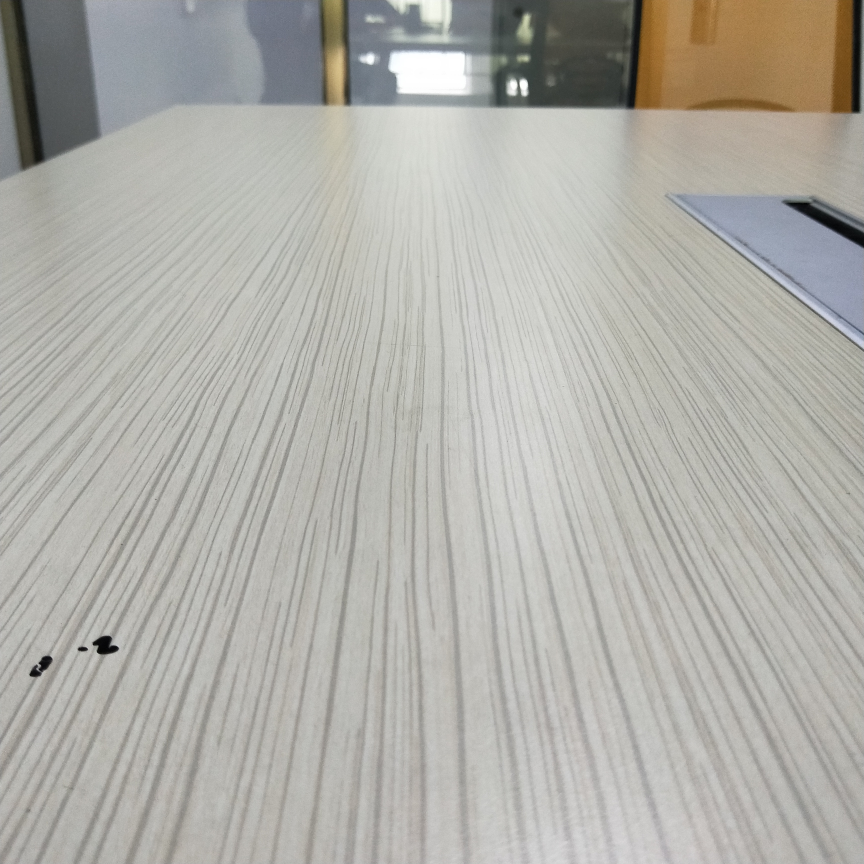
#> input picture tick/tick_test03.jpg, 3456 x 3456 px (shown at 1/4 size)
$ python tick03.py
#> lines starting #> are read from the running program, lines starting #| are printed output that depends on the picture; after the words box and inside, x2 and y2 are one past the last pixel; in counts of white or black regions, pixels touching at a corner belong together; long printed decimals are rounded
import cv2
import numpy as np
from numpy import tan, cos, sin

theta = 70*np.pi/180
alpha = 45/2*np.pi/180
m = 3456
n = 3456

matlab_result = np.array(
	[	[3.8465, 0, 0],
    	[0, 3.8495, 0],
    	[1.6925, 1.7475, 0.001]	])*1000

focalX = matlab_result[2, 0]
focalY = matlab_result[2, 1]

im = cv2.imread("tick_test03.jpg")
#> im is the input picture: shape (3456, 3456, 3); mean B, G, R 168.7, 174.8, 176

im = cv2.resize(im, (0, 0), fx = 0.2, fy = 0.2, interpolation=cv2.INTER_CUBIC)
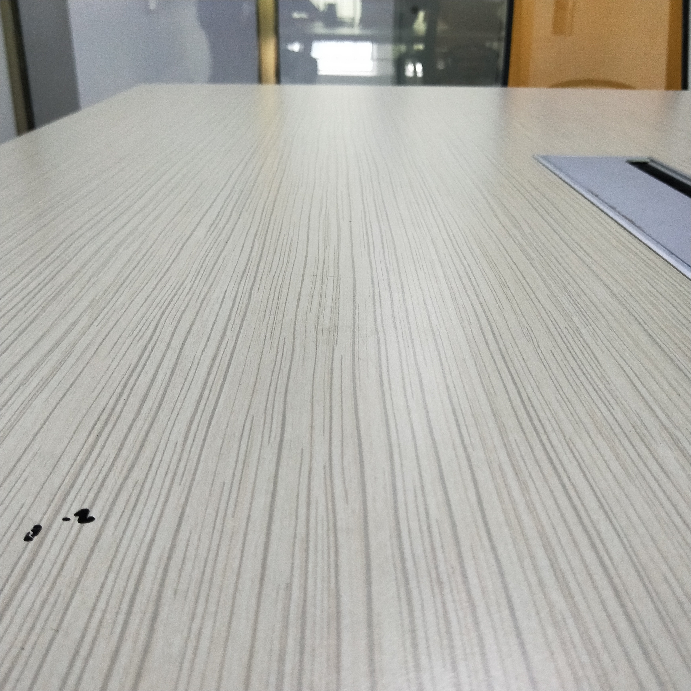
#> im: shape (691, 691, 3); mean B, G, R 168.7, 174.8, 176
edge = cv2.Canny(im, 50, 180, 0)
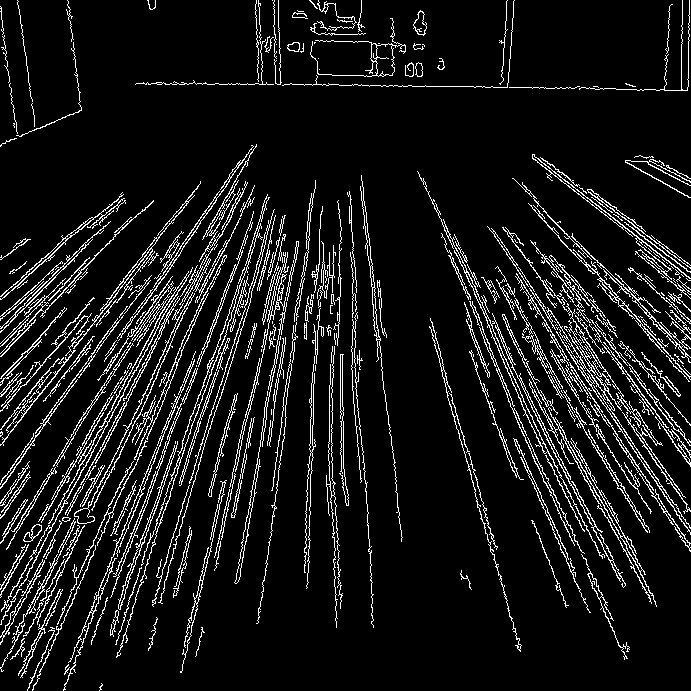
#> edge: shape (691, 691); 9.2% white in thin lines or dots
#cv2.imwrite("edge1.jpg", edge)
#cv2.namedWindow("EDGE", cv2.WINDOW_NORMAL)

kernel = np.ones((3,3), np.uint8)
#erosion = cv2.erode(edge, kernel, iterations=1)
dilate = cv2.dilate(edge, kernel, iterations=1)
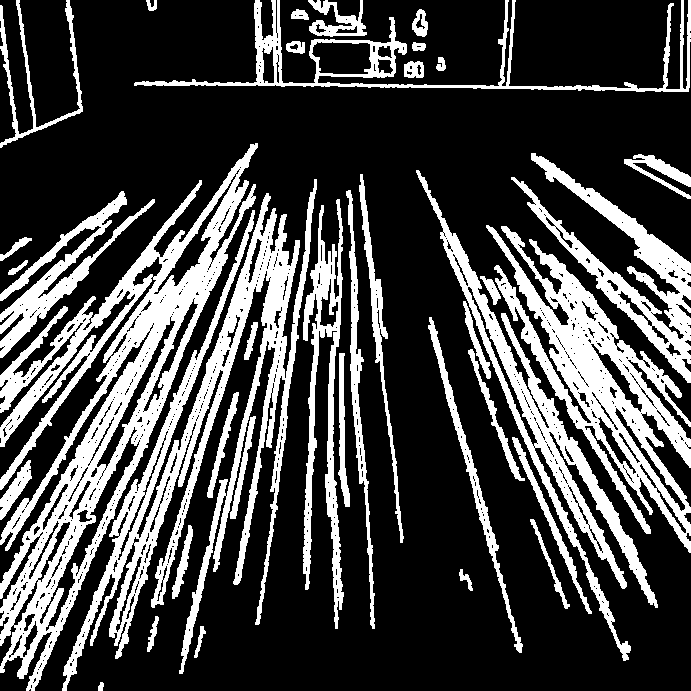
#> dilate: shape (691, 691); 27.4% white; 38 white regions, largest, box (x1, y1, x2, y2) and area: (0, 143, 258, 691) 32361, (62, 179, 317, 691) 24259, (486, 225, 691, 553) 18001

#cv2.imshow("EDGE", dilate)
#cv2.waitKey(0)
#cv2.destroyAllWindows()

lines = cv2.HoughLinesP(dilate, 1, np.pi/180, 31, 70, 25)
#> lines = 554 rows, first 6: [96, 600, 111, 556], [56, 514, 113, 415], [65, 518, 179, 295], [175, 320, 238, 178], [148, 391, 161, 366], [184, 315, 218, 230]
print("The number of lines detected by HoughTransform: %d"%len(lines))
#| The number of lines detected by HoughTransform: 554

h, w, _ = im.shape
#> h = 691; w = 691
line = lines[:, 0, :]
#> line has the same summary as lines
filter_line = []
for x1, y1, x2, y2 in line:
	if x1 == x2:
		continue
	else:
		k = (y2 - y1)/(x2 - x1)
		if k < 0:#在左侧
			if abs(k) < tan(25*np.pi/180) and abs(k) > tan(23*np.pi/180):
				filter_line.append([x1, y1, x2, y2])
		else:
			if abs(k) > tan(30*np.pi/180) and abs(k) < tan(35*np.pi/180):
				filter_line.append([x1, y1, x2, y2])
#> this loop made 554 passes
#> (x1, y1, x2, y2, k) on passes 1 to 12: (96, 600, 111, 556, -2.93), (56, 514, 113, 415, -1.74), (65, 518, 179, 295, -1.96), (175, 320, 238, 178, -2.25), (148, 391, 161, 366, -1.92), (184, 315, 218, 230, -2.5), (235, 82, 581, 88, 0.0173), (129, 391, 153, 344, -1.96), (41, 559, 63, 516, -1.95), (521, 359, 657, 605, 1.81), (33, 690, 80, 579, -2.36), (12, 532, 93, 398, -1.65)
#> k on passes 61 to 66: -2.46, -2.11, -1.5, -2.89, -2.73, -1.63
#> after the loop, filter_line = [[596, 195, 629, 218], [15, 138, 82, 109]]
print("The number of filter lines detected by HoughTransform: %d"%len(filter_line))
#| The number of filter lines detected by HoughTransform: 2

#draw out all line.
#for x1, y1, x2, y2 in line:
#	cv2.line(im, (x1, y1), (x2, y2), (0,0,255), 5)

#draw out all filter line.
for x1, y1, x2, y2 in filter_line:
	cv2.line(im, (x1, y1), (x2, y2), (0,0,255), 2)
#> this loop made 2 passes
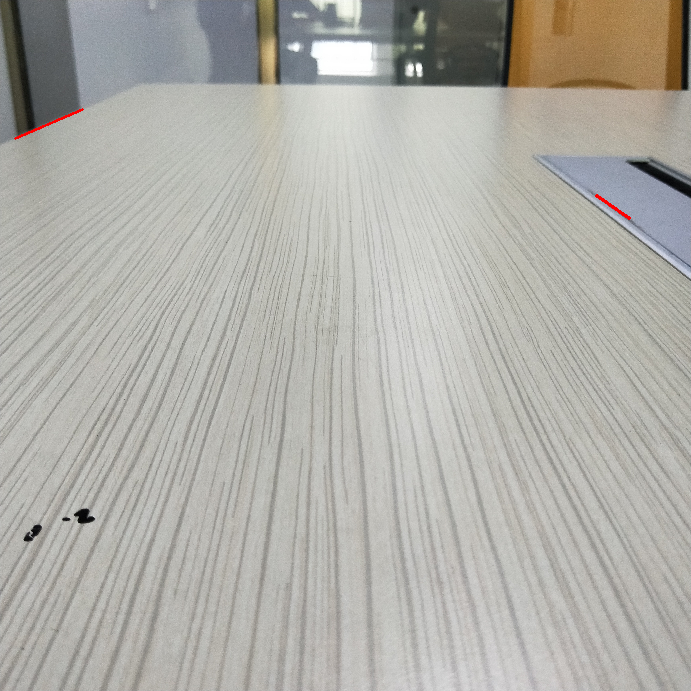
#> im: shape (691, 691, 3); 0.07% of pixels changed, all inside (x1, y1, x2, y2) = (14, 108, 631, 220)

#cv2.imshow("Filter line", im)
#cv2.waitKey(0)
#cv2.destroyAllWindows()

centerXs = []
centerYs = []
ks = []
for x1, y1, x2, y2 in filter_line:
	centerXs.append((x1 + x2)/2)
	centerYs.append((y1 + y2)/2)
	ks.append((y2 - y1)/(x2 - x1))
#> after the loop, centerXs = [612.5, 48.5]; centerYs = [206.5, 123.5]; ks = [0.697, -0.433]
print(centerXs)
#| [612.5, 48.5]
print(centerYs)
#| [206.5, 123.5]
print(ks)
#| [0.697, -0.4328]

left = -1
right = -1
flag = 0
for i, (x1, y1, x2, y2) in enumerate(filter_line):
	#这个地方有点无可奈何，因为肉眼观察到的，边缘又又又找歪了...
	#应该是右边那堆线的最左一条，左边的本应同理，不过恰好左边只有一条，
	#所以也就不用特意去写判断，以后如果有落地的空间就要考虑

	#总的来说，就是找出最靠左的两条，或者是，离中线最近的两条？

	if centerXs[i] == min(centerXs):
		if left < 0:
			left = i
			#centerXs.pop(0)
			cv2.line(im, (x1, y1), (x2, y2), (0, 255, 255), 2)
	else:
		if ks[i] > 0 and ks[i] == max(ks):
			right = i
			cv2.line(im, (x1, y1), (x2, y2), (255, 0, 255), 2)
#> this loop made 2 passes
#> (x1, y1, x2, y2, right) on pass 1: (596, 195, 629, 218, 0)
#> (x1, y1, x2, y2, left) on pass 2: (15, 138, 82, 109, 1)
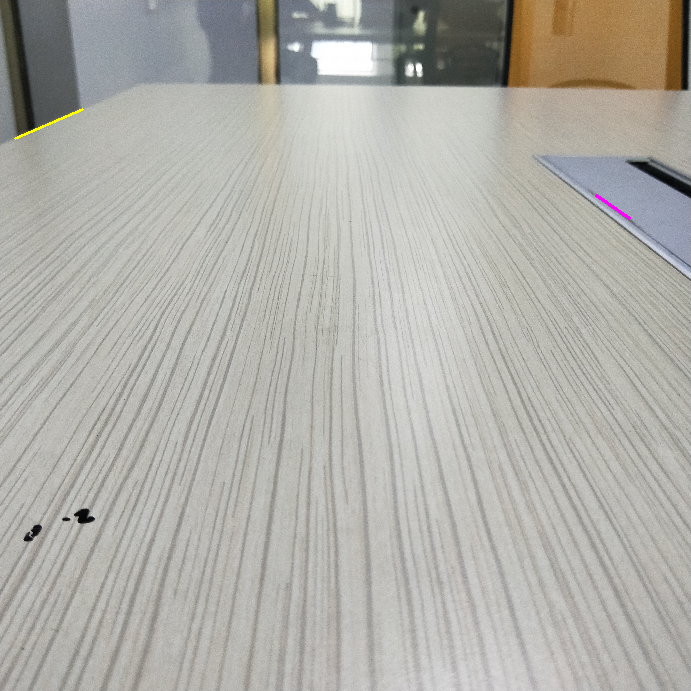
#> im: shape (691, 691, 3); 0.07% of pixels changed, all inside (x1, y1, x2, y2) = (14, 108, 631, 220)
#> after the loop, left = 1


#cv2.line(im, (20, 40), (h - 100, w - 200), (0, 255, 255), 5)
cv2.namedWindow("LINE", cv2.WINDOW_NORMAL)
cv2.imshow("LINE", im)
cv2.waitKey(0)
cv2.destroyAllWindows()

new_focalX = focalX*0.2
new_focalY = focalY*0.2

dis = new_focalY*(tan(theta)-tan(alpha))/tan(alpha)
print(dis)

bottom_y = w - 1 + dis
#> bottom_y = 2658.7
left_x = (bottom_y - centerYs[left])/ks[left] + centerXs[left]
#> left_x = -5808.8
right_x = (bottom_y - centerYs[right])/ks[right] + centerXs[right]
#> right_x = 4130.9
print(left_x, right_x)
#| -5808.761 4130.921
center2right = (right_x - new_focalX)/(right_x - left_x)
#> center2right = 0.382
print(new_focalX)
print(center2right)
#| 0.3815
print((55-35)/55)

# [18 lines of commented-out code are left out]

$ run again, with tick/tick_test02.jpg copied over tick/tick_test03.jpg
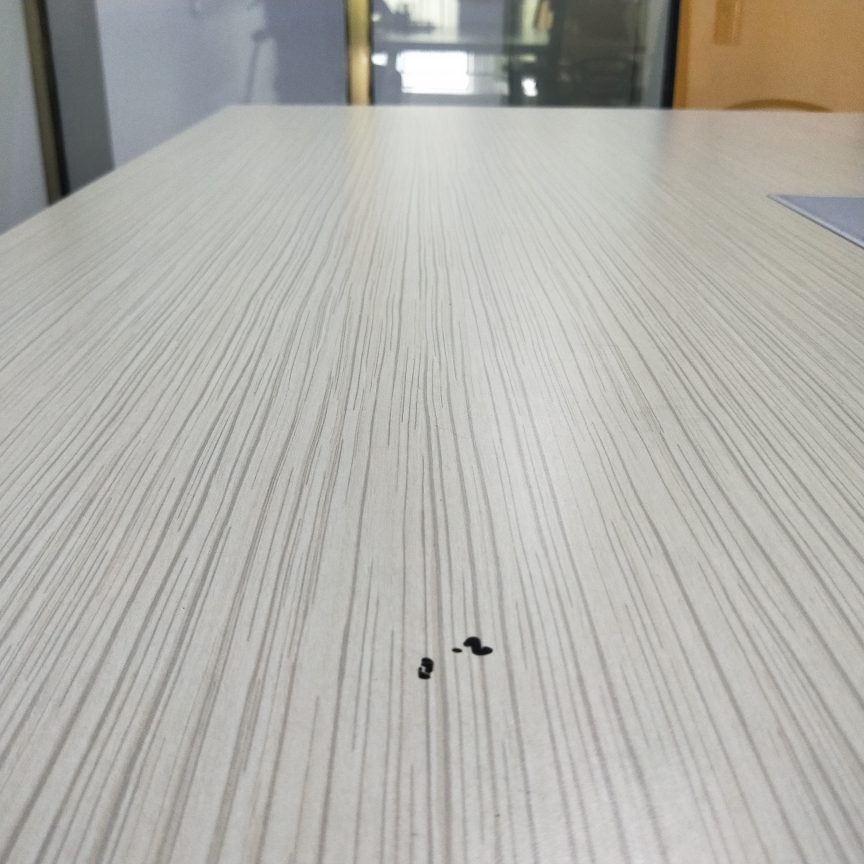
#> input picture tick/tick_test02.jpg, 3456 x 3456 px (shown at 1/4 size)
#> im is the input picture: shape (3456, 3456, 3); mean B, G, R 171.2, 176.8, 177.6
#> `edge = cv2.Canny(im, 50, 180, 0)`:
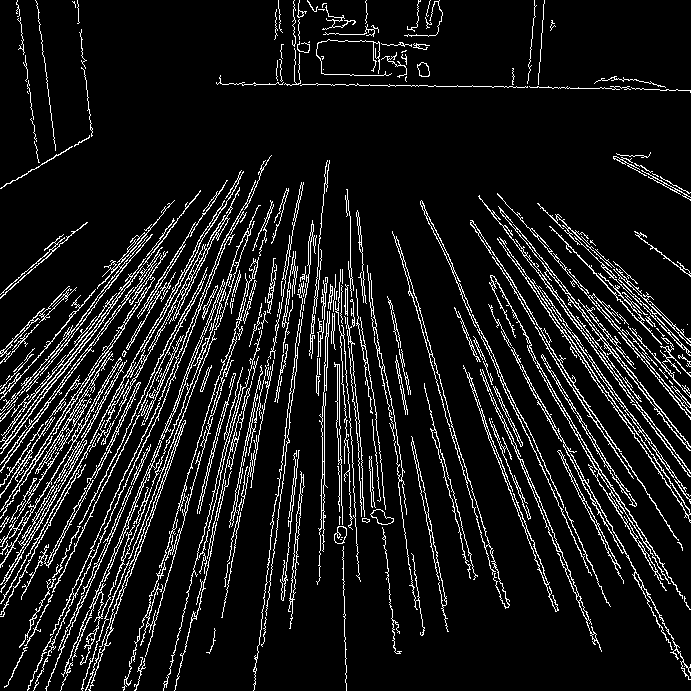
#> edge: shape (691, 691); 9.8% white in thin lines or dots
#> `dilate = cv2.dilate(edge, kernel, iterations=1)`:
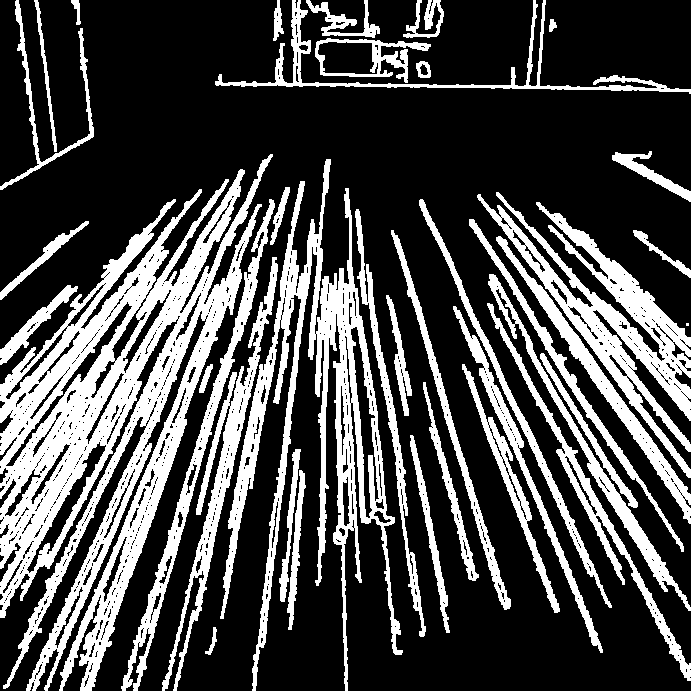
#> dilate: shape (691, 691); 29.1% white; 38 white regions (1 under 20 px), largest, box (x1, y1, x2, y2) and area: (0, 154, 273, 691) 47563, (220, 159, 403, 691) 19867, (477, 192, 691, 478) 12979
#> lines = 817 rows, first 6: [112, 516, 127, 475], [214, 261, 243, 204], [90, 690, 171, 441], [60, 690, 238, 249], [219, 380, 257, 256], [235, 268, 253, 220]
#| The number of lines detected by HoughTransform: 817
#> line has the same summary as lines
#> the loop `for x1, y1, x2, y2 in line:` made 817 passes
#> (x1, y1, x2, y2, k) on passes 1 to 8: (112, 516, 127, 475, -2.73), (214, 261, 243, 204, -1.97), (90, 690, 171, 441, -3.07), (60, 690, 238, 249, -2.48), (219, 380, 257, 256, -3.26), (235, 268, 253, 220, -2.67), (277, 218, 287, 187, -3.1), (75, 538, 115, 452, -2.15)
#> after the loop `for x1, y1, x2, y2 in line:`: filter_line = [[660, 255, 690, 276]]
#| The number of filter lines detected by HoughTransform: 1
#> the loop `for x1, y1, x2, y2 in filter_line:` made 1 pass
#> after the loop `for x1, y1, x2, y2 in filter_line:`: centerXs = [675]; centerYs = [265.5]; ks = [0.7]
#| [675.0]
#| [265.5]
#| [0.7]
#> the loop `for i, (x1, y1, x2, y2) in enumerate(filter_line):` made 1 pass
#> (x1, y1, x2, y2, left) on pass 1: (660, 255, 690, 276, 0)
#> after the loop `for i, (x1, y1, x2, y2) in enumerate(filter_line):`: left = 0
#> left_x = 4093.9
#| 4093.904 4093.904
#> center2right = inf
#| inf

$ run again, with tick/tick_test1.jpg copied over tick/tick_test03.jpg
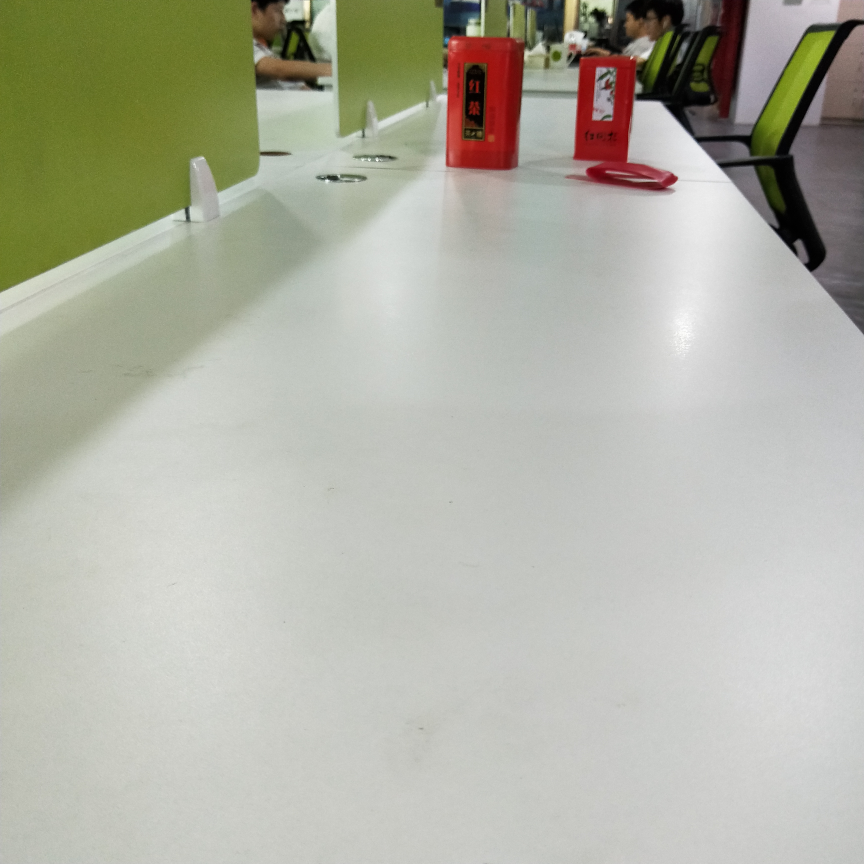
#> input picture tick/tick_test1.jpg, 3456 x 3456 px (shown at 1/4 size)
#> im is the input picture: shape (3456, 3456, 3); mean B, G, R 164.6, 177.9, 177.2
#> `edge = cv2.Canny(im, 50, 180, 0)`:
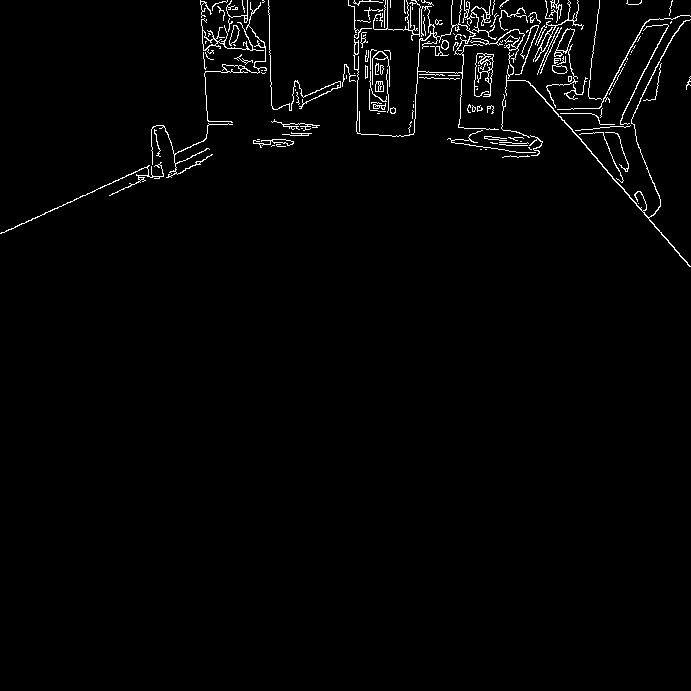
#> edge: shape (691, 691); 1.8% white in thin lines or dots, all inside (x1, y1, x2, y2) = (0, 0, 691, 267)
#> dilate: shape (691, 691); 5.6% white; 10 white regions, largest, box (x1, y1, x2, y2) and area: (267, 0, 691, 268) 17950, (0, 0, 268, 235) 5301, (364, 48, 397, 115) 1398
#> lines = 52 rows, first 6: [73, 198, 99, 189], [0, 233, 93, 192], [530, 41, 562, 29], [639, 29, 672, 22], [318, 94, 343, 86], [533, 84, 690, 265]
#| The number of lines detected by HoughTransform: 52
#> line has the same summary as lines
#> the loop `for x1, y1, x2, y2 in line:` made 52 passes
#> (x1, y1, x2, y2, k) on passes 1 to 8: (73, 198, 99, 189, -0.346), (0, 233, 93, 192, -0.441), (530, 41, 562, 29, -0.375), (639, 29, 672, 22, -0.212), (318, 94, 343, 86, -0.32), (533, 84, 690, 265, 1.15), (201, 38, 227, 38, 0), (487, 37, 523, 41, 0.111)
#> after the loop `for x1, y1, x2, y2 in line:`: filter_line = [[0, 233, 93, 192], [418, 49, 443, 38], [0, 234, 69, 203]]
#| The number of filter lines detected by HoughTransform: 3
#> the loop `for x1, y1, x2, y2 in filter_line:` made 3 passes
#> after the loop `for x1, y1, x2, y2 in filter_line:`: centerXs = [46.5, 430.5, 34.5]; centerYs = [212.5, 43.5, 218.5]; ks = [-0.441, -0.44, -0.449]
#| [46.5, 430.5, 34.5]
#| [212.5, 43.5, 218.5]
#| [-0.4409, -0.44, -0.4493]
#> the loop `for i, (x1, y1, x2, y2) in enumerate(filter_line):` made 3 passes
#> (x1, y1, x2, y2, left) on pass 3: (0, 234, 69, 203, 2)
#> after the loop `for i, (x1, y1, x2, y2) in enumerate(filter_line):`:
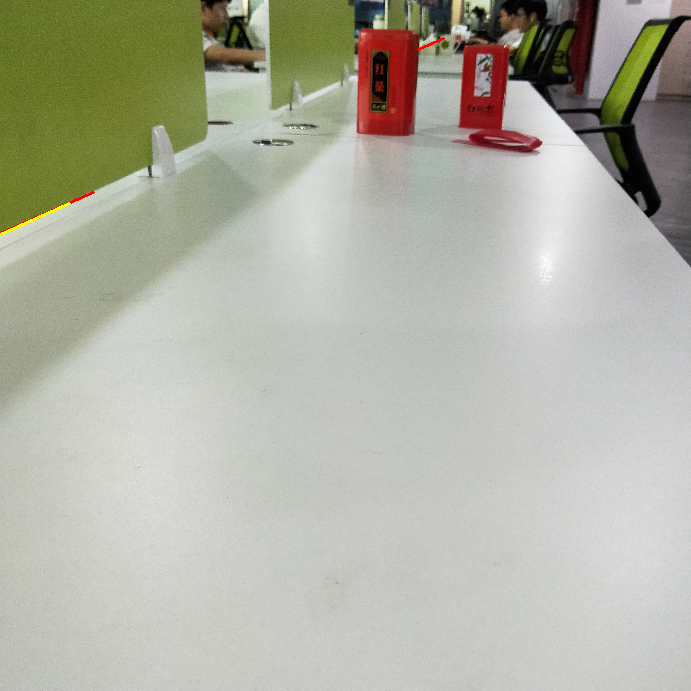
#> im: shape (691, 691, 3); mean B, G, R 164.5, 177.9, 177.3
#> after the loop `for i, (x1, y1, x2, y2) in enumerate(filter_line):`: left = 2
#> left_x = -5397
#| -5396.985 -5396.985
#> center2right = -inf
#| -inf
